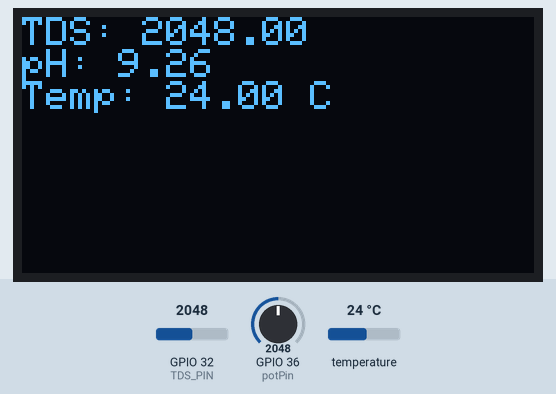
A sketch run on a simulated ESP32. Shown: 128×64 one-colour display. The inputs (shaded band) are chosen by the test bench; at power-on: temperature 24 °C, GPIO 32 (TDS_PIN) = 2048, GPIO 36 (potPin) = 2048. What the sketch prints to the serial monitor is not drawn.

Above: at 3.4 s.
3.5 s: temperature set to 12 °C
At 4.2 s:
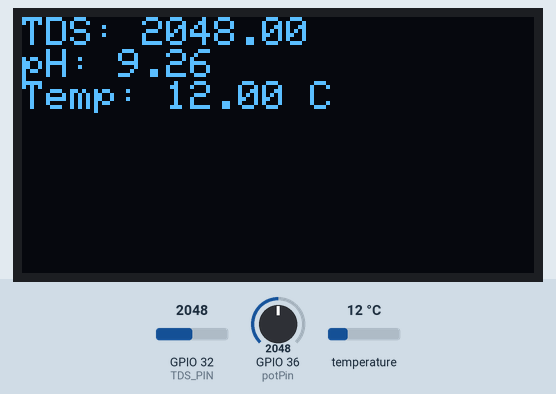
5.1 s: GPIO 32 (TDS_PIN) set to 2866
At 6.0 s:
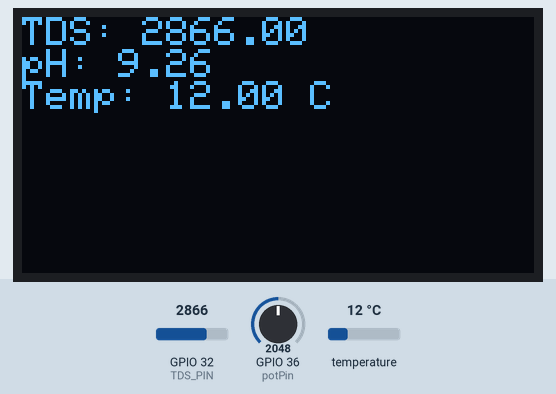
6.7 s: GPIO 36 (potPin) set to 2866
At 7.9 s:
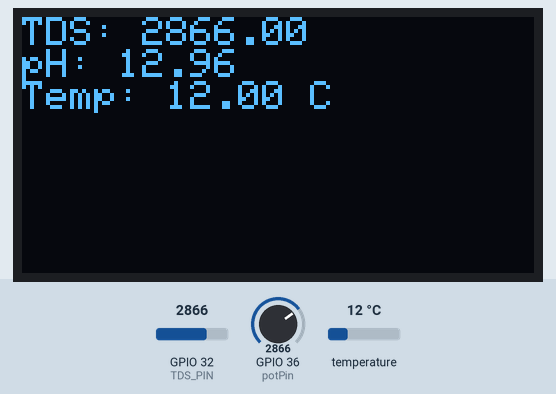
8.3 s: temperature set to 19 °C
9.9 s: GPIO 32 (TDS_PIN) set to 3603
At 10.3 s:
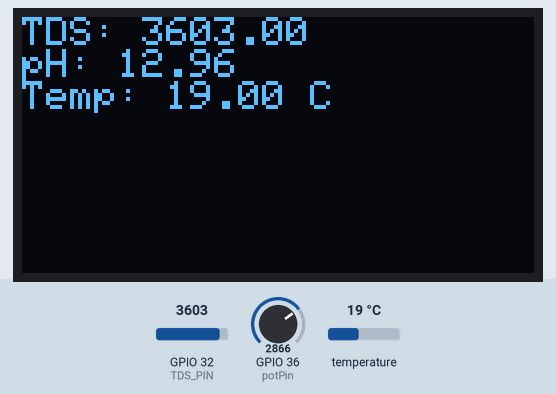
11.4 s: GPIO 36 (potPin) set to 3603
At 12.2 s:
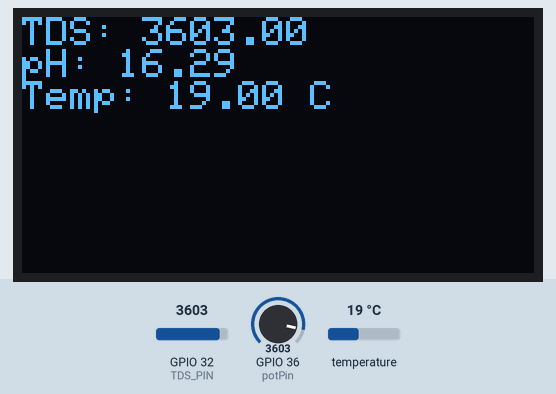
Timing chart, 0 to 14.0 s (numbered marks = the images above; inputs shaded):
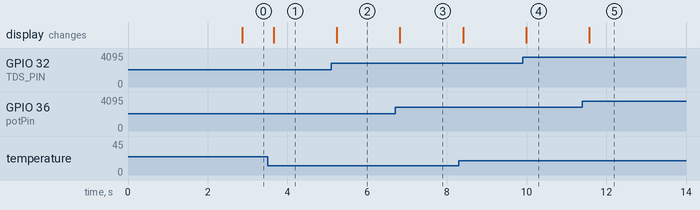

The sketch:

arduino_to_node.ino
```cpp
#include <Arduino.h>
#include <Wire.h>
#include <Adafruit_GFX.h>
#include <Adafruit_SSD1306.h>
#include <OneWire.h>
#include <DallasTemperature.h>

#define SCREEN_WIDTH 128
#define SCREEN_HEIGHT 64
#define OLED_RESET -1
#define SCREEN_ADDRESS 0x3C

Adafruit_SSD1306 display(SCREEN_WIDTH, SCREEN_HEIGHT, &Wire, OLED_RESET);

#define ONE_WIRE_BUS 4 // GPIO pin for DS18B20 sensor
OneWire oneWire(ONE_WIRE_BUS);
DallasTemperature sensors(&oneWire);

#define TDS_PIN 32

const int potPin = A0;
float ph;
float pHValue = 0;
float TDSValue = 0;
float t = 0;

void setup(void)
{

  Serial.begin(9600);
  sensors.begin();
  pinMode(potPin, INPUT);

  display.begin(SSD1306_SWITCHCAPVCC, SCREEN_ADDRESS);
  display.clearDisplay();
  display.setTextColor(SSD1306_WHITE);
  display.setTextSize(1);
  display.setCursor(0, 0);
  display.println("TDS, pH, Temp");
  display.display();
  delay(2000);
  Serial.println("");
}

void loop(void)
{
  readTemperature();
  readTDS();
  readPh();
  delay(2); // allow the cpu to switch to other tasks
  display.clearDisplay();
  display.setCursor(0, 0);
  display.print("TDS: ");
  display.println(TDSValue);
  display.print("pH: ");
  display.println(1.7 * pHValue * 3.3 * 3.3 / 4095.0);
  display.print("Temp: ");
  display.print(t);
  display.println(" C");
  display.display();
}

float readTemperature()
{
  sensors.requestTemperatures();
  t = sensors.getTempCByIndex(0);
  if (isnan(t))
  {
    // Serial.println("Failed to read from sensor!");
    return -1;
  }
  else
  {
    Serial.print(t);
    Serial.print(",");
    return t;
  }
}

float readPh()
{
  pHValue = analogRead(potPin);

  float voltage = 1.7 * pHValue * (3.3 / 4095.0);
  ph = (3.3 * voltage);
  Serial.println(ph);
  return ph;
  delay(500);
}
float readTDS()
{
  TDSValue = analogRead(TDS_PIN);
  Serial.print(TDSValue);
  Serial.print(",");
  return TDSValue;
  delay(500);
}
```

Measured:
- after the input at 3.5 s, the display: changes after 0.15 s (image 1)
- after the input at 5.1 s, the display: changes after 0.14 s (image 2)
- after the input at 6.7 s, the display: changes after 0.12 s (image 3)
- after the input at 9.9 s, the display: changes after 0.09 s (image 4)
- after the input at 11.4 s, the display: changes after 0.18 s (image 5)
